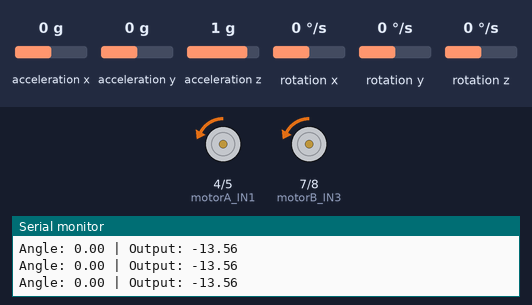
A sketch run on a simulated Arduino Uno, built with avr-gcc and run on an emulated ATmega328P. On the bench: motor-driver pin pairs drawn as motors (green arrow = first pin HIGH = forward, orange = second pin HIGH = backward, longer = more drive, scaled by the enable pin), the last lines printed to the serial monitor. The inputs (shaded band) are chosen by the test bench; at power-on: acceleration x 0 g, acceleration z 1 g, rotation y 0 °/s, acceleration y 0 g, rotation x 0 °/s, rotation z 0 °/s.

Above: at 10.2 s.
10.3 s: acceleration x set to -1.4 g
At 10.48 s:
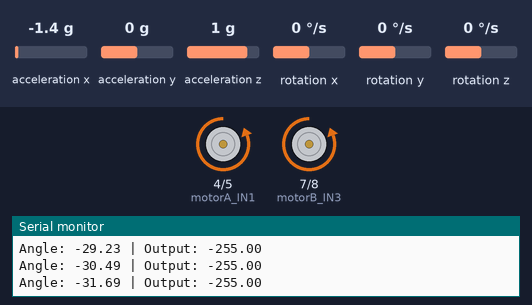
12.1 s: acceleration x set to 0 g
15.1 s: acceleration z set to 0.1 g
17.2 s: acceleration z set to -0.2 g
At 18.3 s:
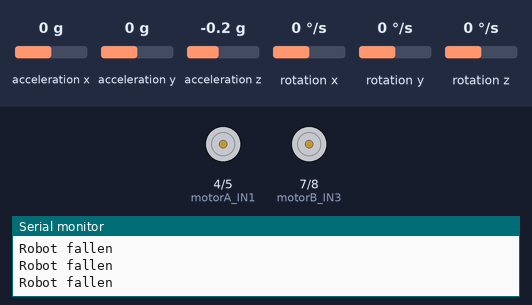
18.7 s: acceleration z set to 0 g
21.7 s: rotation y set to 49 °/s
At 22.8 s:
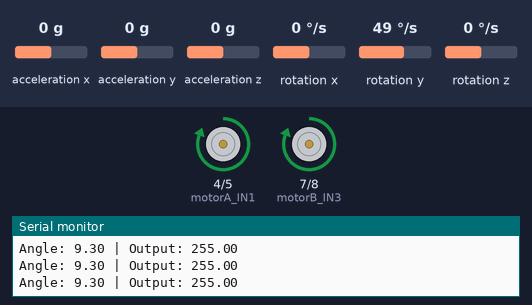
Timing chart, 0 to 24.2 s (numbered marks = the images above; inputs shaded):
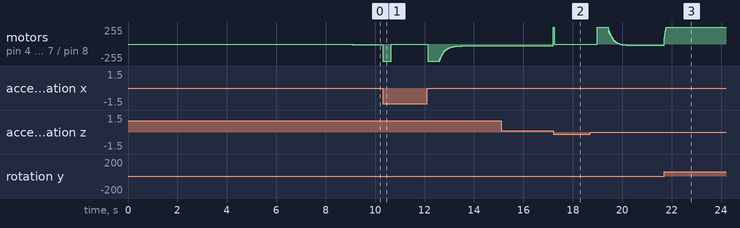

Measured:
- the behaviour switches between 0 and -0.1 g on acceleration z (found by bisection; images 1 and 2)
- after the input at 10.3 s, motor on pin 4 (motorA_IN1) / pin 5 (motorA_IN2), motor on pin 7 (motorB_IN3) / pin 8 (motorB_IN4): backward 13/255 → backward 255/255 at once, → stopped 0.34 s later
- after the input at 17.2 s, motor on pin 4 (motorA_IN1) / pin 5 (motorA_IN2), motor on pin 7 (motorB_IN3) / pin 8 (motorB_IN4): backward 28/255 → stopped at once
- after the input at 21.7 s, motor on pin 4 (motorA_IN1) / pin 5 (motorA_IN2), motor on pin 7 (motorB_IN3) / pin 8 (motorB_IN4): moves from backward 21/255 to forward 255/255 over 0.08 s, starting at once

The sketch:

self_balancing_robot.ino
```cpp
#include <Wire.h>
#include <MPU6050.h>
#include <PID_v1.h>

// Motor driver pins
#define motorA_IN1 4
#define motorA_IN2 5
#define motorA_ENA 6

#define motorB_IN3 7
#define motorB_IN4 8
#define motorB_ENB 9

MPU6050 mpu;

double setpoint = 0.2;
double input;
double output;

double kp = 67;
double ki = 0.8;
double kd = 1.8;

double angleOffset = 0;
double gyroOffset = 0;

PID balancePID(&input, &output, &setpoint, kp, ki, kd, REVERSE);

// Run controller at 100 Hz
unsigned long lastTime = 0;
const int sampleTime = 10;


void setup() {

  Serial.begin(115200);
  Wire.begin();

  mpu.initialize();

  if (!mpu.testConnection()) {
    Serial.println("MPU6050 connection failed");
    while (1);
  }

  calibrateSensor();

  pinMode(motorA_IN1, OUTPUT);
  pinMode(motorA_IN2, OUTPUT);
  pinMode(motorA_ENA, OUTPUT);
  pinMode(motorB_IN3, OUTPUT);
  pinMode(motorB_IN4, OUTPUT);
  pinMode(motorB_ENB, OUTPUT);

  balancePID.SetMode(AUTOMATIC);
  balancePID.SetSampleTime(sampleTime);
  balancePID.SetOutputLimits(-255, 255);

  delay(2000);
}


double getBalanceAngle() {

  static double gyroAngle = 0;
  static unsigned long prevTime = millis();

  int16_t ax, ay, az, gx, gy, gz;
  mpu.getMotion6(&ax, &ay, &az, &gx, &gy, &gz);

  double accelAngle = atan2(ax, az) * 180.0 / PI;
  accelAngle -= angleOffset;

  unsigned long currentTime = millis();
  double dt = (currentTime - prevTime) / 1000.0;
  prevTime = currentTime;

  // Remove gyro bias & convert to deg/s
  double gyroRate = (gy - gyroOffset) / 131.0;
  gyroAngle += gyroRate * dt;

  // Gyro is smoother short-term; accelerometer corrects drift
  double filteredAngle =
      0.95 * gyroAngle + 0.05 * accelAngle;

  gyroAngle = filteredAngle;

  return filteredAngle;
}


void setMotorSpeeds(int leftSpeed, int rightSpeed) {

  leftSpeed = constrain(leftSpeed, -255, 255);
  rightSpeed = constrain(rightSpeed, -255, 255);

  if (leftSpeed >= 0) {
    digitalWrite(motorA_IN1, HIGH);
    digitalWrite(motorA_IN2, LOW);
    analogWrite(motorA_ENA, leftSpeed);
  } else {
    digitalWrite(motorA_IN1, LOW);
    digitalWrite(motorA_IN2, HIGH);
    analogWrite(motorA_ENA, abs(leftSpeed));
  }

  if (rightSpeed >= 0) {
    digitalWrite(motorB_IN3, HIGH);
    digitalWrite(motorB_IN4, LOW);
    analogWrite(motorB_ENB, rightSpeed);
  } else {
    digitalWrite(motorB_IN3, LOW);
    digitalWrite(motorB_IN4, HIGH);
    analogWrite(motorB_ENB, abs(rightSpeed));
  }
}


void stopMotors() {
  analogWrite(motorA_ENA, 0);
  analogWrite(motorB_ENB, 0);
}


void loop() {

  unsigned long currentTime = millis();

  if (currentTime - lastTime >= sampleTime) {
    lastTime = currentTime;

    input = getBalanceAngle();

    // Stop trying to balance once the robot is beyond recovery
    if (abs(input) > 45) {
      stopMotors();
      Serial.println("Robot fallen");
      return;
    }

    balancePID.Compute();

    int motorSpeed = (int)output;
    setMotorSpeeds(motorSpeed, motorSpeed);

    Serial.print("Angle: ");
    Serial.print(input);
    Serial.print(" | Output: ");
    Serial.println(output);
  }
}


void calibrateSensor() {

  double angleSum = 0;
  long gyroSum = 0;
  const int samples = 1000;

  Serial.println("Hold robot upright for calibration");

  for (int i = 0; i < samples; i++) {

    int16_t ax, ay, az, gx, gy, gz;
    mpu.getMotion6(&ax, &ay, &az, &gx, &gy, &gz);

    angleSum += atan2(ax, az) * 180.0 / PI;
    gyroSum += gy;

    delay(3);
  }

  angleOffset = angleSum / samples;
  gyroOffset = gyroSum / samples;
}
```
